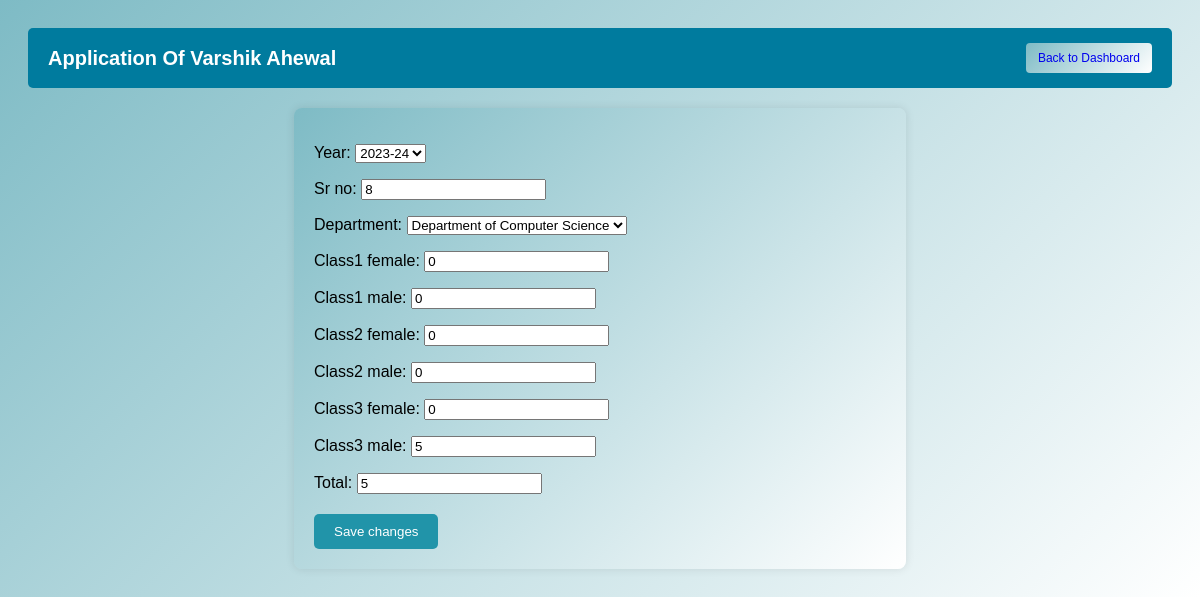
/edit/non-teaching-staff/3/, run on the app's committed database.
### staff/models.py (models this page shows, shortened)
class Year(models.Model):
    year = models.CharField(max_length=255,null=True)
    def __str__(self):
        return str(self.year)

class NonTeachingStaff(models.Model):
    year = models.ForeignKey(Year, on_delete=models.CASCADE, null=True)
    sr_no = models.CharField(max_length=255,null=True)  # Serial Number
    department = models.ForeignKey(Department, on_delete=models.CASCADE,null=True)  # ForeignKey to Department
    class1_female = models.IntegerField(default=0)
    class1_male = models.IntegerField(default=0)
    class2_female = models.IntegerField(default=0)
    class2_male = models.IntegerField(default=0)
    class3_female = models.IntegerField(default=0)
    class3_male = models.IntegerField(default=0)
    total = models.IntegerField(default=0)

### staff/views.py (the view)
# urls.py: path('edit/non-teaching-staff/<int:pk>/', views.edit_non_teaching_staff, name='edit_non_teaching_staff'),
def edit_non_teaching_staff(request, pk):
    return handle_crud(request, NonTeachingStaffForm, 'dashboard', instance=get_object_or_404(NonTeachingStaff, pk=pk))

### staff/form.py
class NonTeachingStaffForm(forms.ModelForm):
    class Meta:
        model = NonTeachingStaff
        fields = '__all__'

### staff/models.py (called while the page is built)
    def __str__(self):
        return self.name

### staff/views.py (called while the page is built)
def handle_crud(request, form_class, redirect_url, instance=None):
    if request.method == 'POST':
        form = form_class(request.POST, instance=instance)
        if form.is_valid():
            form.save()
            messages.success(request, 'Saved successfully.')
            return redirect(redirect_url)
    else:
        form = form_class(instance=instance)
    return render(request, 'edit_form.html', {'form': form, 'is_add': instance is None})

### templates/edit_form.html (shortened to what this page needs)
<!DOCTYPE html>
<html lang="en">
<head>
</head>
<body>
<div class="navbar">
  <div class="project-name">Application Of Varshik Ahewal</div>
  <a href="{% url 'dashboard' %}" class="back-button">Back to Dashboard</a>
</div>
<form method="POST" style="max-width: 600px; margin: auto;">
    {{ form.as_p }}
    <div class="form-buttons">
        <button type="submit">{% if is_add %}Add{% else %}Save changes{% endif %}</button>
    </div>
</form>

### templates/edit_form.html (style rules this page uses)
.navbar { background-color: #007b9e; color: white; padding: 15px 20px; display: flex; justify-content: space-between; align-items: center; border-radius: 5px; margin-bottom: 20px; }
.project-name { font-size: 20px; font-weight: bolder; }
.back-button { background: linear-gradient(135deg, #7ebbc5 0%, #ffffff 100%); padding: 8px 12px; text-decoration: none; font-size: 12px; border-radius: 4px; font-weight: 500; transition: background-color 0.3s; }
body { font-family: Arial, sans-serif; background: linear-gradient(135deg, #7ebbc5 0%, #ffffff 100%); padding: 20px; }
form { background: linear-gradient(135deg, #7ebbc5 0%, #ffffff 100%); padding: 20px; margin: 0 auto; width: 50%; border-radius: 8px; box-shadow: 0 0 10px rgba(0,0,0,0.1); text-decoration: solid; }
button { padding: 10px 20px; background-color: #2194a9; border: none; color: white; border-radius: 5px; cursor: pointer; }
.form-buttons { display: flex; justify-content: flex-start; align-items: center; gap: 15px; margin-top: 20px; }

### data on the page
Year: year "2023-24"
NonTeachingStaff: sr_no "8", department "Department of Computer Science", class1_female "0", class1_male "0", class2_female "0", class2_male "0", class3_female "0", class3_male "5", total "5"
